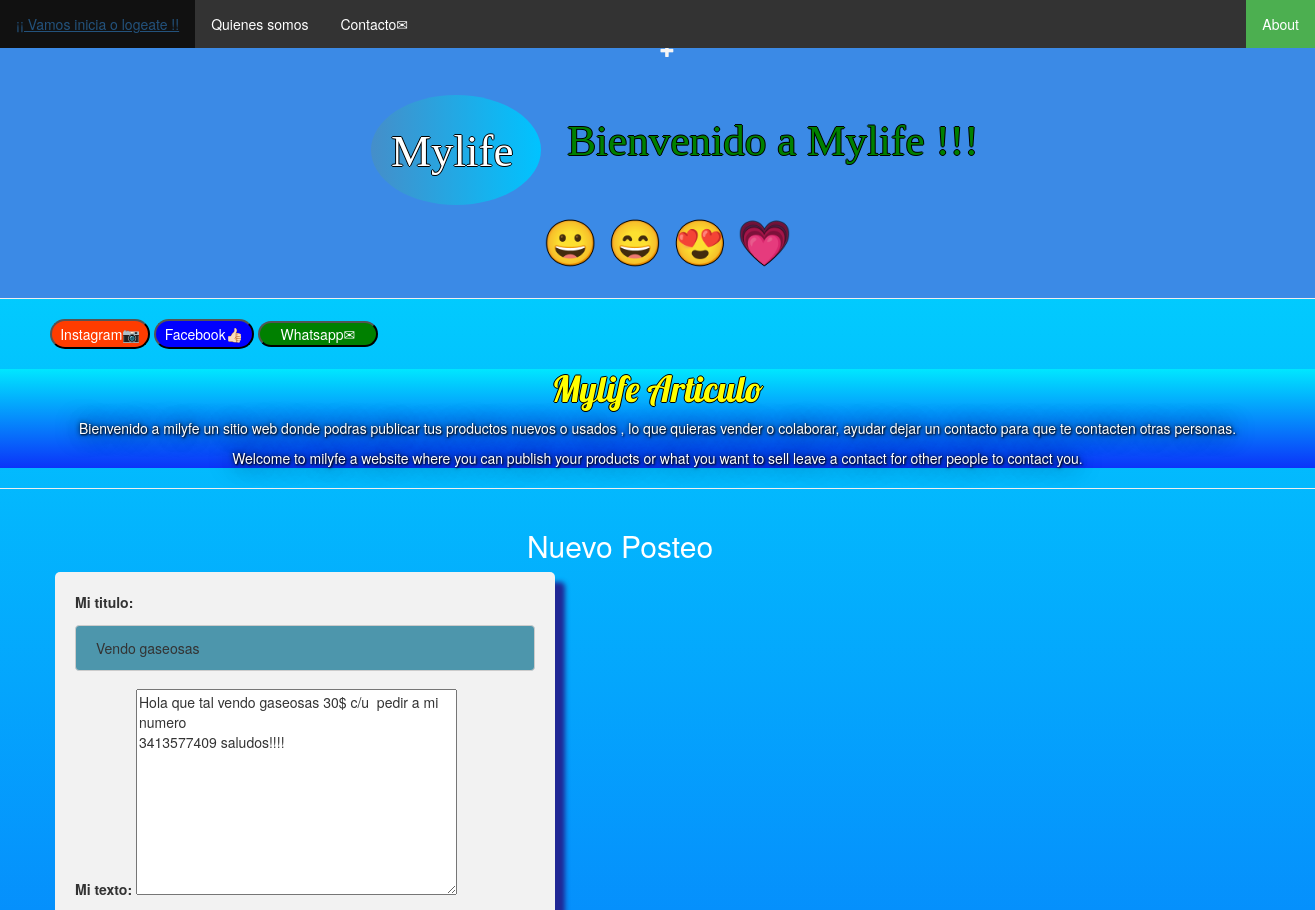
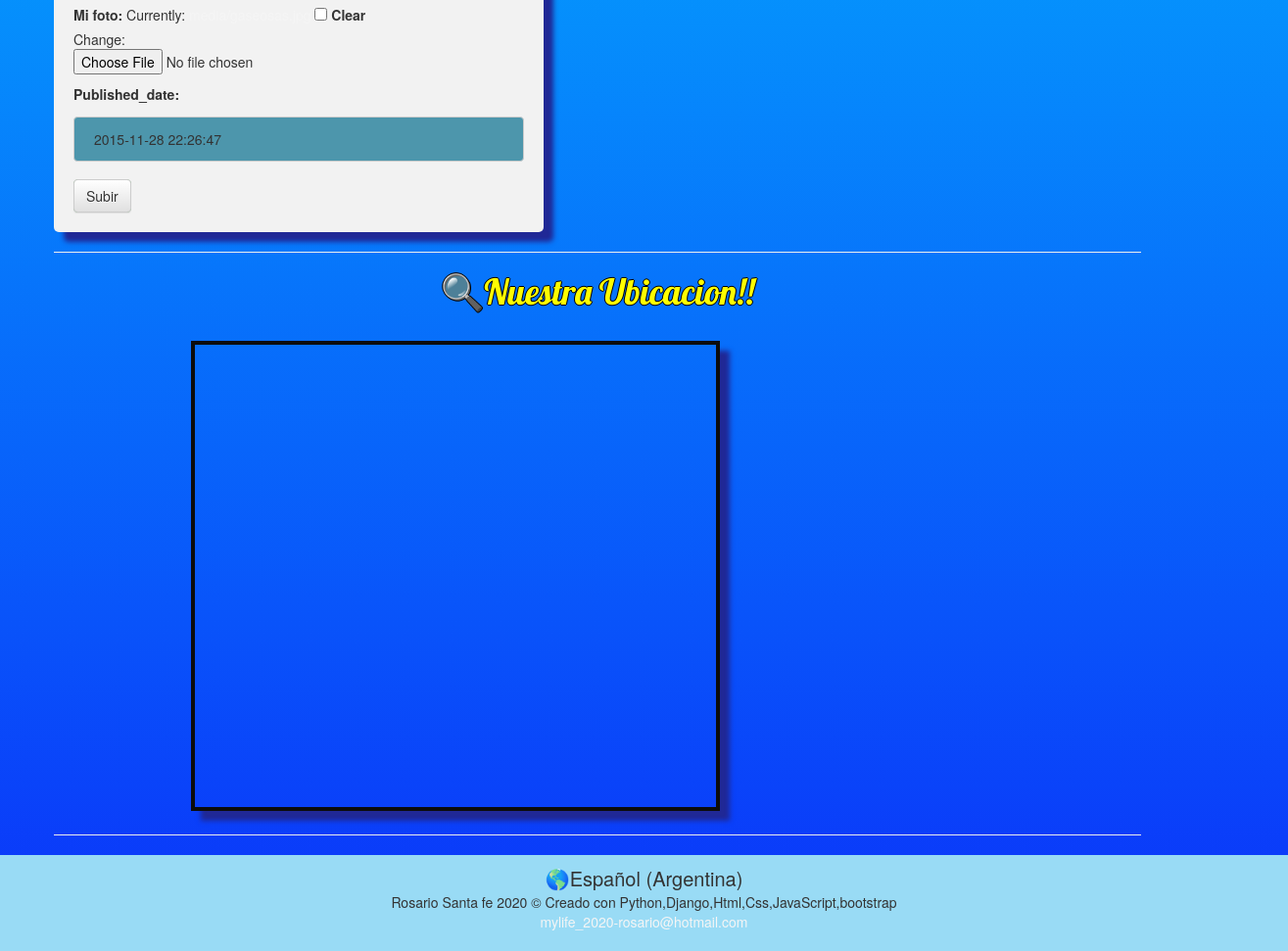
The app's page /post/15/edit/ (signed in) with its own data (2 pictures, top to bottom).
### mylife/models.py (models this page shows, shortened)
class Publicacion(models.Model):
    persona = models.ForeignKey(Persona, on_delete=models.CASCADE)
    nombre_mio = models.CharField(max_length=10,default='')
    ciudad_mia = models.CharField(max_length=20,default='')
    mi_titulo = models.CharField(max_length=30)
    mi_texto = models.TextField(max_length=1000)
    mi_foto = models.ImageField(upload_to='media', null=True, blank=True)
    fecha_publicacion = models.DateTimeField('published_date')

### mylife/views.py (the view)
# urls.py: path('post/<int:pk>/edit/', views.post_edit, name='post_edit'),
def post_edit(request, pk):
    post = get_object_or_404(Publicacion, pk=pk)
    if request.method == "POST":
        form = ComentarioForm(request.POST, instance=post)
        if form.is_valid():
            post = form.save(commit=False)
            post.author = request.user
            post.published_date = timezone.now()
            post.save()
            return redirect('post_detail', pk=post.pk)
    else:
        form = ComentarioForm(instance=post)
    return render(request, 'mylife/post_edit.html', {'form': form})

### mylife/forms.py
class ComentarioForm(forms.ModelForm):
    class Meta:
        model = Publicacion
        fields = ('mi_titulo', 'mi_texto' ,'mi_foto' , 'fecha_publicacion')

### mylife/templates/mylife/post_edit.html (shortened to what this page needs)
{% extends 'mylife/base.html' %}
{% block content %}
{% if user.is_authenticated %}
    <h2>Nuevo Posteo</h2>
    <form method="POST" class="post-form">
        {{ form.as_p }}
    <button type="submit" class="save btn btn-default">Subir</button>
    </form>
{% endif %}
{% endblock %}

### mylife/static/css/mylife.css (style rules this page uses)
body { padding-left: 0px; animation-name: mymove; background-color: rgb(153, 219, 245); animation: mymove 5s infinite; background: linear-gradient(to top, #0b33f9, #00e7ff); position: relative; }
input[type=text] { width: 100%; padding: 12px 20px; margin: 8px 0; display: inline-block; border: 1px solid #ccc; border-radius: 4px; box-sizing: border-box; background-color: #4d96ac; }
button[type=submit] { background-color: #45a049; }
form { width: 500px; height: auto; border-radius: 5px; background-color: #f2f2f2; padding: 20px; box-shadow: 10px 10px 5px rgb(32, 40, 150); rotate: 2px; transition: width 6s, height 8s; position: relative; }
h2 { color: #ffffff; text-align: center; position: relative; left: 200px; }
a { color: #f5f5f5; text-decoration: none; }

### records on screen
Publicacion: mi_titulo "Vendo gaseosas", mi_texto "Hola que tal vendo gaseosas 30$ c/u pedir a mi numero 3413577409 saludos!!!!", fecha_publicacion "2015-11-28 22:26:47"
